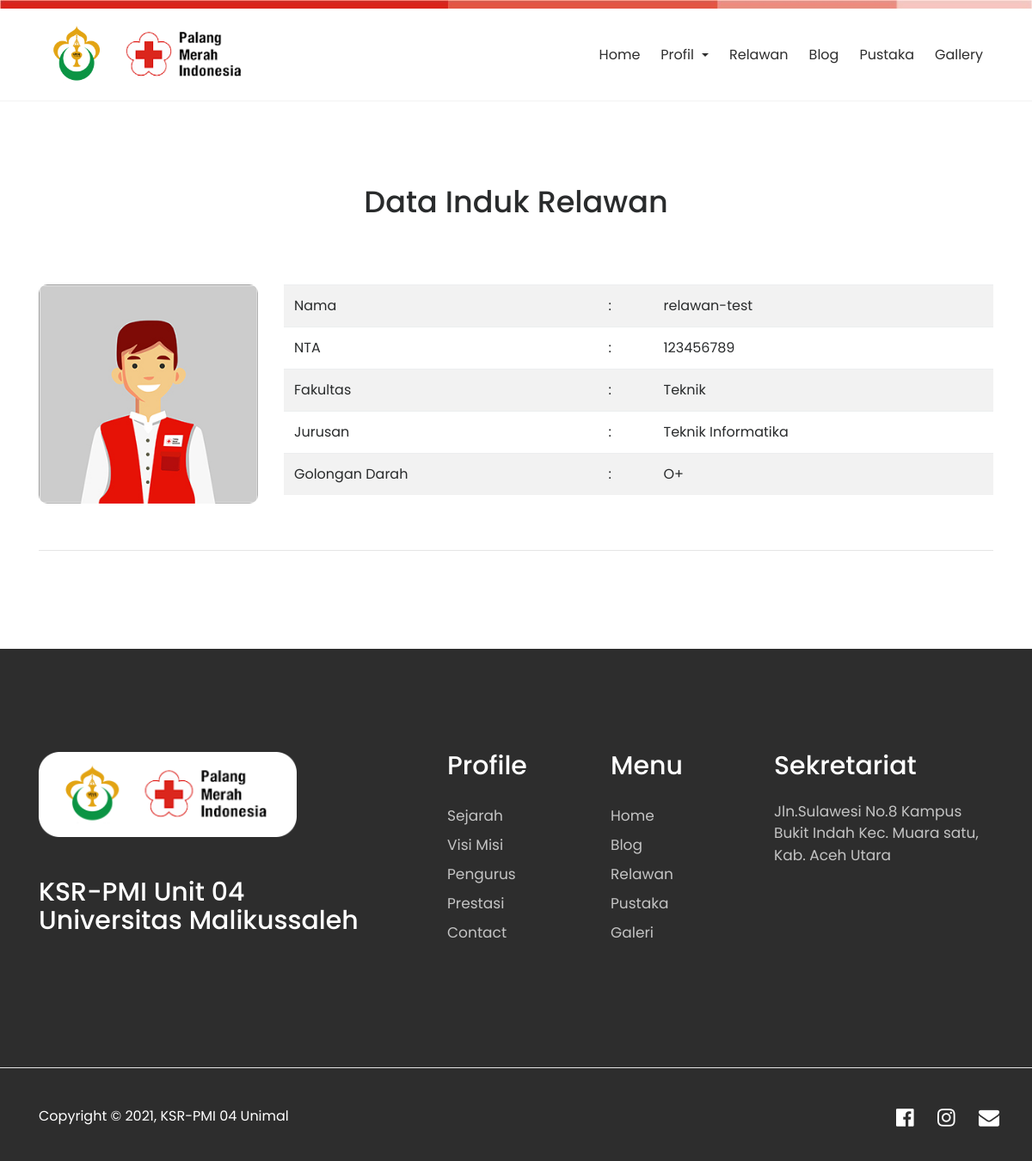
The app's page /index.php/relawan with its own data.
### tables this page shows
CREATE TABLE `tbl_siswa` (
  `siswa_id` int(11) NOT NULL,
  `siswa_nis` varchar(20) DEFAULT NULL,
  `siswa_nama` varchar(70) DEFAULT NULL,
  `siswa_jenkel` varchar(20) DEFAULT NULL,
  `siswa_kelas_id` varchar(50) DEFAULT NULL,
  `goldar` varchar(50) NOT NULL,
  `siswa_photo` varchar(40) DEFAULT NULL
);

### application/controllers/Relawan.php (called while the page is built, shortened)
<?php
class Relawan extends CI_Controller{
	function __construct(){
		$this->load->model('m_siswa');
		$this->load->model('m_pengunjung');
	}
	function index(){
		$jum=$this->m_siswa->siswa();
        $page=$this->uri->segment(3);
        if(!$page):
            $offset = 0;
        else:
            $offset = $page;
        endif;
        $limit=10;
        $config['base_url'] = base_url() . 'relawan/index/';
            $config['total_rows'] = $jum->num_rows();
            $config['per_page'] = $limit;
            $config['uri_segment'] = 3;
	          $config['full_tag_open']    = '<div class="pagging text-center"><nav><ul class="pagination justify-content-center">';
	          $config['full_tag_close']   = '</ul></nav></div>';
	          $config['num_tag_open']     = '<li class="page-item"><span class="page-link">';
	          $config['num_tag_close']    = '</span></li>';
	          $config['cur_tag_open']     = '<li class="page-item"><span class="page-link">';
	          $config['cur_tag_close']    = '<span class="sr-only">(current)</span></span></li>';
	          $config['next_tag_open']    = '<li class="page-item"><span class="page-link">';
	          $config['next_tagl_close']  = '<span aria-hidden="true">&raquo;</span></span></li>';
	          $config['prev_tag_open']    = '<li class="page-item"><span class="page-link">';
	          $config['prev_tagl_close']  = '</span>Next</li>';
	          $config['first_tag_open']   = '<li class="page-item"><span class="page-link">';
	          $config['first_tagl_close'] = '</span></li>';
	          $config['last_tag_open']    = '<li class="page-item"><span class="page-link">';
	          $config['last_tagl_close']  = '</span></li>';
            $config['first_link'] = 'Awal';
            $config['last_link'] = 'Akhir';
            $config['next_link'] = 'Next >>';
            $config['prev_link'] = '<< Prev';
            $this->pagination->initialize($config);
            $x['page'] =$this->pagination->create_links();
						$x['data']=$this->m_siswa->siswa_perpage($offset,$limit);
						$this->load->view('depan/v_relawan',$x);
	}
}

### index.php (called while the page is built, shortened)
<?php
require_once BASEPATH.'core/CodeIgniter.php';

### application/models/M_siswa.php (called while the page is built, shortened)
<?php
class M_siswa extends CI_Model{
	function siswa_perpage($offset,$limit){
		$hsl=$this->db->query("SELECT * FROM tbl_siswa limit $offset,$limit");
		return $hsl;
	}
}

### application/views/depan/v_relawan.php (the view, shortened to what this page needs)
<!DOCTYPE html>
<html lang="en">
<head>
    <link rel="stylesheet" href="<?php echo base_url().'theme/css/bootstrap.min.css'?>">
    <link rel="stylesheet" href="<?php echo base_url().'theme/css/font-awesome.min.css'?>">
    <link rel="stylesheet" href="<?php echo base_url().'theme/css/simple-line-icons.css'?>">
    <link rel="stylesheet" href="<?php echo base_url().'theme/css/slick.css'?>">
    <link rel="stylesheet" href="<?php echo base_url().'theme/css/slick-theme.css'?>">
    <link rel="stylesheet" href="<?php echo base_url().'theme/css/owl.carousel.min.css'?>">
    <link href="<?php echo base_url().'theme/css/style.css'?>" rel="stylesheet">
</head>
<body>
  <div class="header-topbar">
  </div>
  <div data-toggle="affix" style="border-bottom:solid 1px #f2f2f2;">
      <div class="container nav-menu2">
          <div class="row">
              <div class="col-md-12">
                  <nav class="navbar navbar2 navbar-toggleable-md navbar-light bg-faded">
                      <a href="<?php echo site_url('');?>" class="navbar-brand nav-brand2"><img class="img img-responsive" src="<?php echo base_url().'theme/images/ksr-.png'?>"></a>
                        <div class="collapse navbar-collapse justify-content-end" id="navbarNavDropdown">
                              <ul class="navbar-nav">
                                <li class="nav-item">
                                    <a class="nav-link" href="<?php echo site_url('');?>">Home</a>
                                </li>
                                <li class="nav-item dropdown">
                                    <a class="nav-link dropdown-toggle" href="#" id="navbarDropdownMenuLink" data-toggle="dropdown" aria-haspopup="true" aria-expanded="false">
                                    Profil
                                    </a>
                                </li>
                                <li class="nav-item">
                                    <a class="nav-link" href="<?php echo site_url('relawan');?>">Relawan</a>
                                </li>
                                <li class="nav-item">
                                    <a class="nav-link" href="<?php echo site_url('blog');?>">Blog</a>
                                </li>
                                <li class="nav-item">
                                    <a class="nav-link" href="<?php echo site_url('pustaka');?>">Pustaka</a>
                                </li>
                                <li class="nav-item">
                                    <a class="nav-link" href="<?php echo site_url('galeri');?>">Gallery</a>
                                </li>
                             </ul>
                        </div>
                </nav>
              </div>
            </div>
          </div>
        </div>
    <section class="our-teachers">
        <div class="container">
            <div class="row">
                <div class="col-md-12">
                    <h2>Data Induk Relawan</h2>
                </div>
            </div>
            <?php foreach ($data->result() as $row) : ?>
            <div class="row mb-5 mt-5">
                    <div class="col-md-3">
                          <center>
                          <?php if(empty($row->siswa_photo)):?>
                            <img src="<?php echo base_url().'assets/images/blank.png';?>" class="img-fluid mb-4 mb-lg-0" style="border-radius:10px !important" alt="#">
                          <?php else:?>
                            <img src="<?php echo base_url().'assets/images/'.$row->siswa_photo;?>" class="img-fluid mb-4 mb-lg-0" style="border-radius:10px !important"  alt="#">
                          <?php endif;?>
                          </center>
                    </div>
                    <div class="col-md-9">
                        <table class="table table-striped">
                            <tbody>
                                <tr>
                                    <td>Nama</td>
                                    <td>:</td>
                                    <td><?php echo $row->siswa_nama;?></td>
                                </tr>
                                <tr>
                                    <td>NTA</td>
                                    <td>:</td>
                                    <td><?php echo $row->siswa_nis;?></td>
                                </tr>
                                <tr>
                                    <td>Fakultas</td>
                                    <td>:</td>
                                    <td><?php echo $row->siswa_jenkel;?></td>
                                </tr>
                                <tr>
                                    <td>Jurusan</td>
                                    <td>:</td>
                                    <td><?php echo $row->siswa_kelas_id;?></td>
                                </tr>
                                <tr>
                                    <td>Golongan Darah</td>
                                    <td>:</td>
                                    <td><?php echo $row->goldar;?></td>
                                </tr>
                            </tbody>
                        </table>
                    </div>
                </div>
                <hr>
                <?php endforeach;?>
        </div>
    </section>
<footer>
    <div class="container pb-5">
        <div class="row pb-3">
            <div class="col-md-5">
            <div class="foot-logo text-center text-lg-left">
                        <img src="<?php echo base_url().'theme/images/footer.png'?>" width="300" class="img-fluid" alt="footer_logo">
                    <h3 class=" pt-5 text-white text-lg-left">KSR-PMI Unit 04 <br>Universitas Malikussaleh</h3>
                    </div>
                </div>
                <div class="col-md-2">
                    <div class="sitemap">
                        <h3>Profile</h3>
                        <ul>
                            <li><a href="<?php echo site_url('sejarah');?>">Sejarah</a></li>
                            <li><a href="<?php echo site_url('visi_misi');?>">Visi Misi</a></li>
                            <li><a href="<?php echo site_url('pengurus');?>">Pengurus</a></li>
                            <li><a href="<?php echo site_url('prestasi');?>">Prestasi</a></li>
                            <li><a href="<?php echo site_url('home#contact');?>">Contact</a></li>
                        </ul>
                    </div>
                </div>
                <div class="col-md-2">
                  <div class="sitemap">
                      <h3>Menu</h3>
                      <ul>
                          <li><a href="<?php echo site_url();?>">Home</a></li>
                          <li><a href="<?php echo site_url('blog');?>">Blog</a></li>
                          <li><a href="<?php echo site_url('relawan');?>">Relawan </a></li>
                          <li><a href="<?php echo site_url('pustaka');?>">Pustaka</a></li>
                          <li><a href="<?php echo site_url('galeri');?>">Galeri</a></li>
                      </ul>
                  </div>
                </div>
                <div class="col-md-3">
                    <div class="address">
                        <h3>Sekretariat</h3>
                        <p>Jln.Sulawesi No.8 Kampus Bukit Indah Kec. Muara satu, Kab. Aceh Utara</p>
                    </div>
                </div>
            </div>
        </div>
        <hr class="mt-5">
        <div class="container">
            <div class="row  pt-lg-4 pt-2 pb-4 pb-lg-0 text-center text-lg-left justify-content-lg-between">
                <div class="col-lg-6 pt-1">
                <span class="text-white">Copyright &copy; 2021, KSR-PMI 04 Unimal </span>
                </div>
                <div class="icon mb-3 d-none d-lg-block" style="font-size: 24px;">
                        <ul class="list-inline">
                        <li class="list-inline-item px-2">
                            <a href="https://web.facebook.com/ksrpmi04unimal/">
                            <i class="fa fa-facebook-official" aria-hidden="true"></i>
                            </a>
                        </li>
                        <li class="list-inline-item px-2">
                            <a href="https://www.instagram.com/ksrpmi_unimal04/">
                            <i class="fa fa-instagram" aria-hidden="true"></i>
                            </a>
                        </li>
                        <li class="list-inline-item px-2">
                            <a href="mailto:ksrpmiunimal04@gmail.com">
                            <i class="fa fa-envelope" aria-hidden="true"></i>
                            </a>
                        </li>
                        </ul>
                </div>
            </div>
        </div>
    </footer>
</body>
</html>

### records on screen
tbl_siswa: siswa_nama "relawan-test", siswa_nis "123456789", siswa_jenkel "Teknik", siswa_kelas "Teknik Informatika", goldar "O+"
